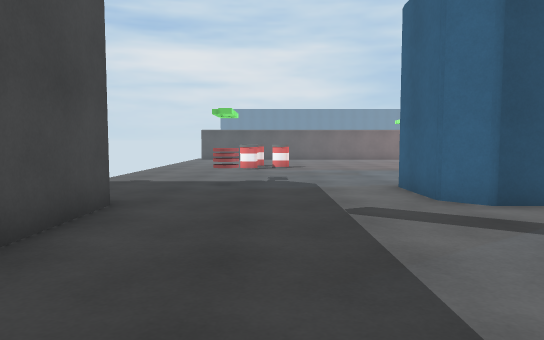
view 1 (above)

23 first-person views from a walk through a 3-D level made in the Unity game engine. The camera is 1.2 m above the floor, tilts 4° down and sees 70° across. The floor is counted in squares, 1 m on a side. Each view is taken from the middle of a square. On the plan, view 1 faces up. The plan holds only what a view shows up to about 15 squares ahead; the rest is blank. The place goes on beyond the plan. Some animated figures are not drawn.

view 2
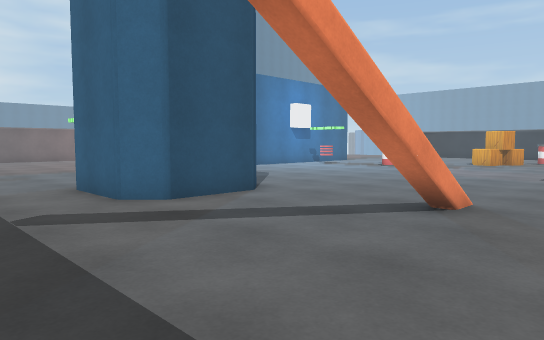

view 3
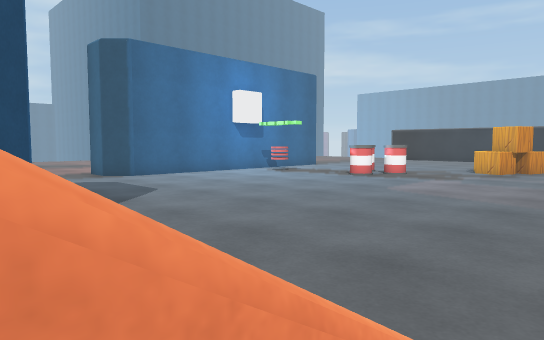

view 4
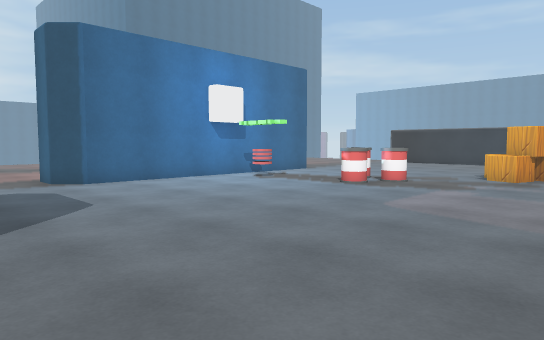

view 5
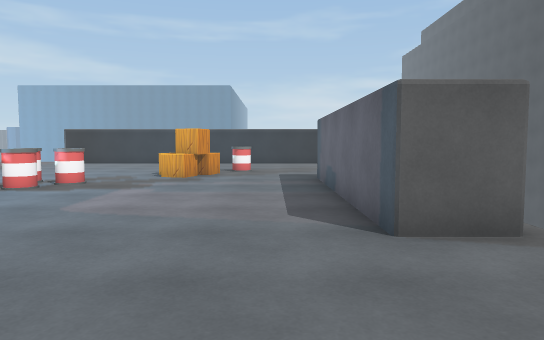

view 6
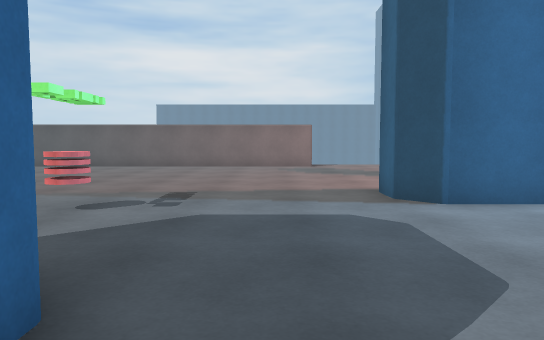

view 7
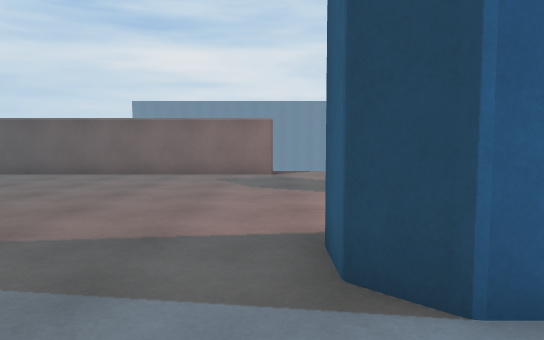

view 8
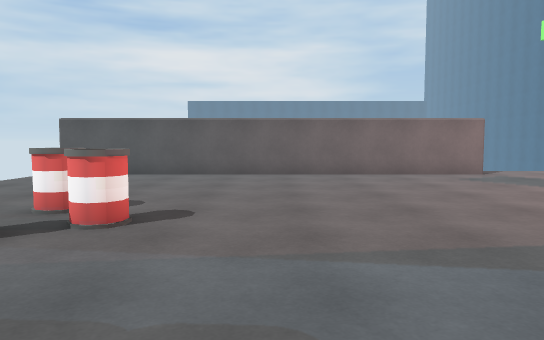

view 9
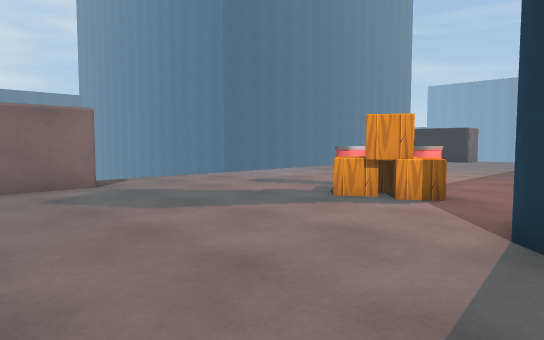

view 10
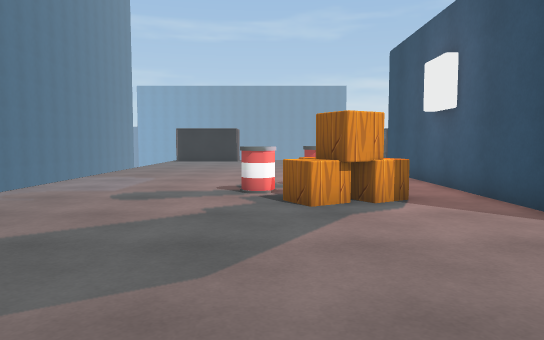

view 11
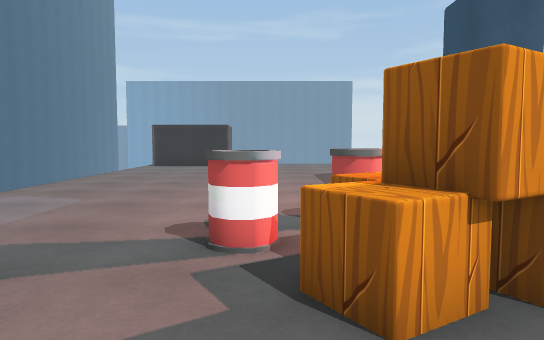

view 12
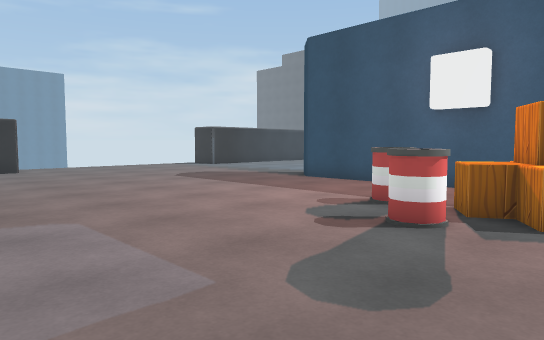

view 13
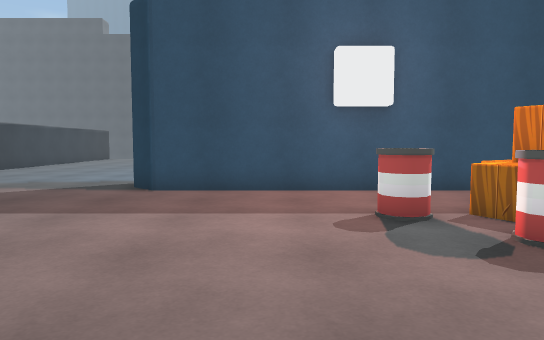

view 14
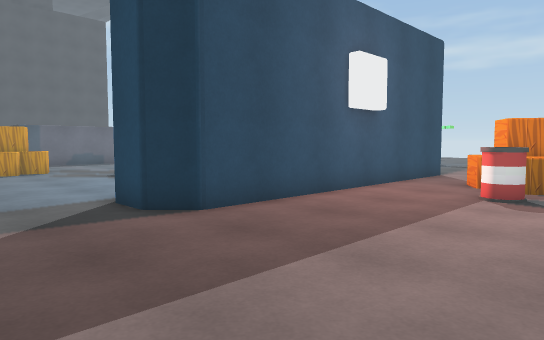

view 15
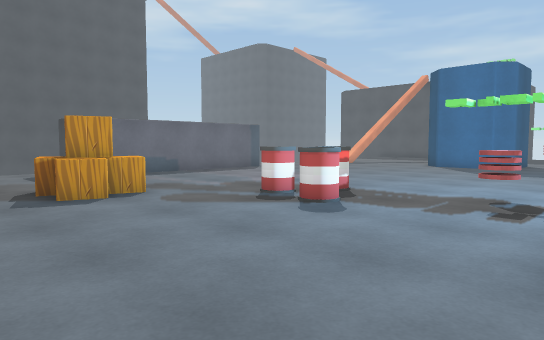

view 16
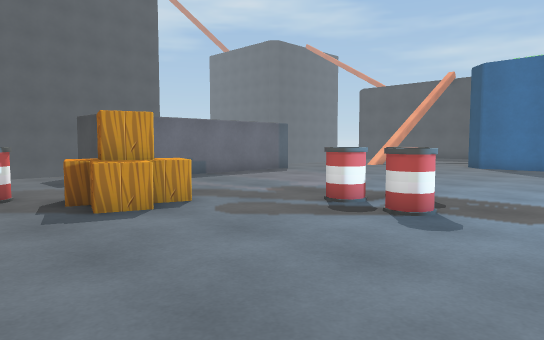

view 17
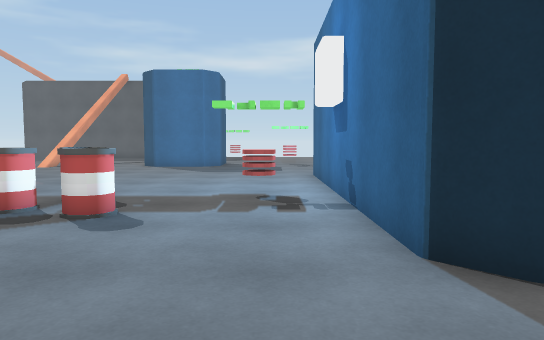

view 18
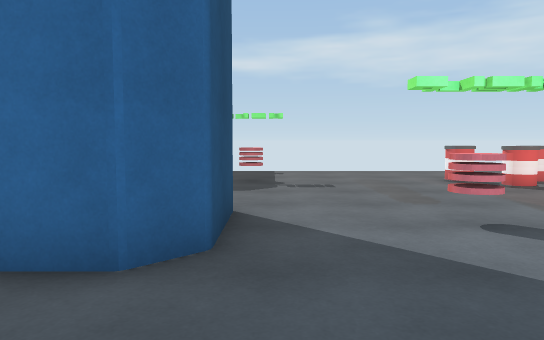

view 19
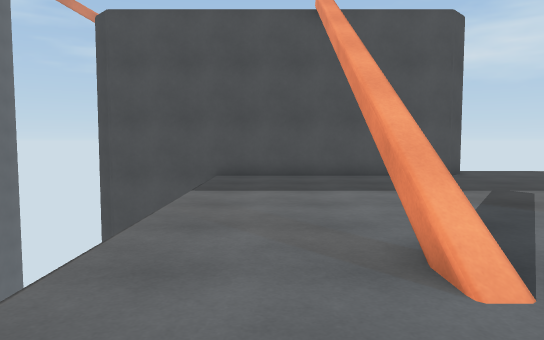

view 20
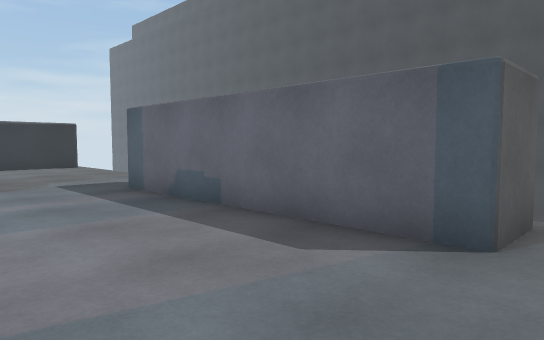

view 21
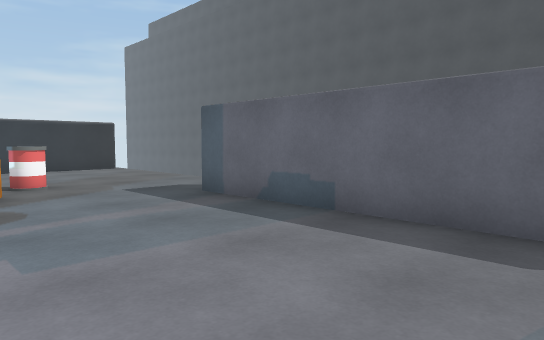

view 22
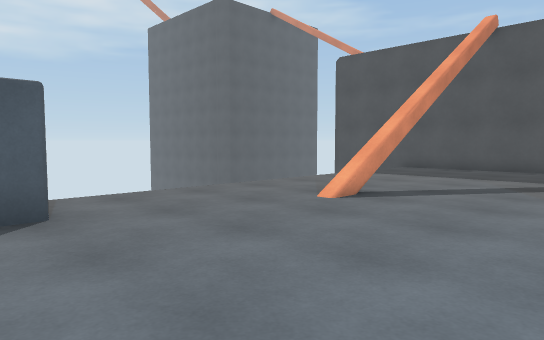

view 23
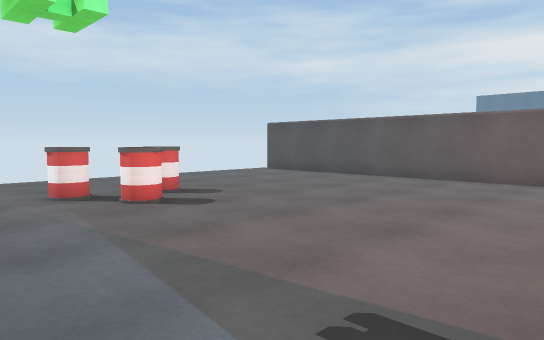

### Floor plan
Key: @ floor where view 1 was taken; # wall or solid block; x gap in a wall; . floor; / step, stairs or slope; = window, fence, low wall or low ledge; ^ raised ledge; v drop or lower ground.
Columns run from 3 left of view 1 to 27 right of it. Each row starts with its distance up from view 1.
 30                     vvv  vvv
 29                ................
 28 ###############................
 27  ..............................
 26  ..............................
 25 ...............................
 24 ...............................
 23 ..................=x#..........
 22 .................=#^##.........
 21 ..................#^...........
 20 ..=...............=...........
 19 ...^^.........................
 18 ..=#...........############....
 17 ...............############....
 16 ...............############....
 15 ........#......................
 14 .....................#.........
 13 ...............................
 12 ..............................
 11 ..#....####............^^.....
 10 .......#  #...........=.......
  9 .......#  #............^......
  8 .......####...................
  7 #.......##................^^..
  6 #........................=##=.
  5 #..........................=##
  4 #...........................#^
  3 #.......xx=/...................
  2 #..............................
  1 #...............##########.....
  0 #..@............#        #.....
 -1 #vvvvvvvvvvvvvvvvv        vvvvv
 -2 #
 -3 #

Where each view was taken, in squares from view 1:
view 1: 0 up, 0 right, facing up
view 2: 0 up, 0 right, facing up-right
view 3: 2 up, 6 right, facing up-right
view 4: 3 up, 8 right, facing up-right
view 5: 3 up, 8 right, facing right
view 6: 8 up, 9 right, facing up
view 7: 13 up, 11 right, facing up
view 8: 13 up, 3 right, facing up
view 9: 17 up, 7 right, facing up-right
view 10: 23 up, 7 right, facing right
view 11: 23 up, 12 right, facing right
view 12: 29 up, 14 right, facing down-right
view 13: 28 up, 20 right, facing down
view 14: 24 up, 27 right, facing down-left
view 15: 16 up, 27 right, facing down-left
view 16: 14 up, 27 right, facing down-left
view 17: 14 up, 27 right, facing left
view 18: 12 up, 11 right, facing left
view 19: 1 up, 11 right, facing left
view 20: 6 up, 12 right, facing down-right
view 21: 7 up, 14 right, facing down-right
view 22: 8 up, 15 right, facing down-left
view 23: 15 up, 8 right, facing up-left
